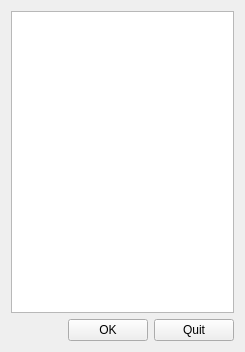
<?xml version="1.0" encoding="UTF-8"?>
<ui version="4.0">
 <class>GameSelectionForm</class>
 <widget class="QWidget" name="GameSelectionForm">
  <property name="geometry">
   <rect>
    <x>0</x>
    <y>0</y>
    <width>245</width>
    <height>352</height>
   </rect>
  </property>
  <property name="minimumSize">
   <size>
    <width>245</width>
    <height>352</height>
   </size>
  </property>
  <property name="maximumSize">
   <size>
    <width>245</width>
    <height>352</height>
   </size>
  </property>
  <property name="windowTitle">
   <string>Form</string>
  </property>
  <layout class="QGridLayout" name="gridLayout">
   <item row="0" column="0">
    <widget class="QListWidget" name="gameSelectlistWidget">
     <property name="font">
      <font>
       <family>Yu Gothic UI</family>
       <pointsize>16</pointsize>
      </font>
     </property>
     <property name="isWrapping" stdset="0">
      <bool>false</bool>
     </property>
    </widget>
   </item>
   <item row="1" column="0">
    <layout class="QHBoxLayout" name="horizontalLayout">
     <item>
      <spacer name="horizontalSpacer">
       <property name="orientation">
        <enum>Qt::Horizontal</enum>
       </property>
       <property name="sizeHint" stdset="0">
        <size>
         <width>40</width>
         <height>20</height>
        </size>
       </property>
      </spacer>
     </item>
     <item>
      <widget class="QPushButton" name="okPushButton">
       <property name="font">
        <font>
         <family>Yu Gothic UI</family>
         <pointsize>9</pointsize>
        </font>
       </property>
       <property name="text">
        <string>OK</string>
       </property>
      </widget>
     </item>
     <item>
      <widget class="QPushButton" name="quitPushButton">
       <property name="font">
        <font>
         <family>Yu Gothic UI</family>
         <pointsize>9</pointsize>
        </font>
       </property>
       <property name="text">
        <string>Quit</string>
       </property>
      </widget>
     </item>
    </layout>
   </item>
  </layout>
 </widget>
 <resources/>
 <connections/>
</ui>
